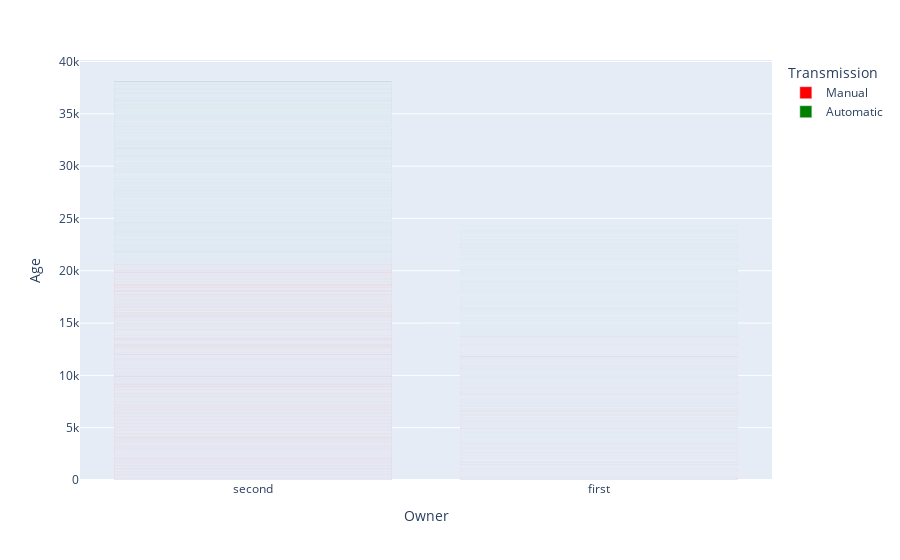

Notebook source saved alongside this figure:
### Code cell
fig3

### Figure 1 — Plotly figure (JSON) as saved in the notebook; plotly's stock layout.template omitted (floating-point values rounded to 4 significant figures; data arrays with more than 128 entries replaced by an {"elided": "..."} marker saying what was removed)
{"data": [{"alignmentgroup": "True", "hovertemplate": "Transmission=Manual<br>Owner=%{x}<br>Age=%{y}<extra></extra>", "legendgroup": "Manual", "marker": {"color": "red", "pattern": {"shape": ""}}, "name": "Manual", "offsetgroup": "Manual", "orientation": "v", "showlegend": true, "textposition": "auto", "type": "bar", "x": {"elided": "4181 str values"}, "xaxis": "x", "y": {"elided": "4181 int values"}, "yaxis": "y"}, {"alignmentgroup": "True", "hovertemplate": "Transmission=Automatic<br>Owner=%{x}<br>Age=%{y}<extra></extra>", "legendgroup": "Automatic", "marker": {"color": "green", "pattern": {"shape": ""}}, "name": "Automatic", "offsetgroup": "Automatic", "orientation": "v", "showlegend": true, "textposition": "auto", "type": "bar", "x": {"elided": "3879 str values"}, "xaxis": "x", "y": {"elided": "3879 int values"}, "yaxis": "y"}], "layout": {"autosize": true, "barmode": "relative", "legend": {"title": {"text": "Transmission"}, "tracegroupgap": 0}, "margin": {"t": 60}, "xaxis": {"anchor": "y", "autorange": true, "domain": [0, 1], "range": [-0.5, 1.5], "title": {"text": "Owner"}, "type": "category"}, "yaxis": {"anchor": "x", "autorange": true, "domain": [0, 1], "range": [0, 40140.0], "title": {"text": "Age"}, "type": "linear"}}}
